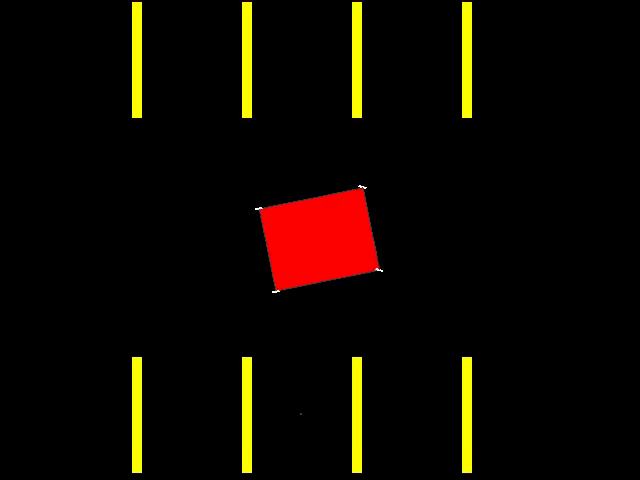
#> input picture frame 30 of run/openaigym.video.0.18772.video000000.mp4, 640 x 480 px, given in place of the camera
$ python opencv.py
#> lines starting #> are read from the running program, lines starting #| are printed output that depends on the picture; after the words box and inside, x2 and y2 are one past the last pixel; in counts of white or black regions, pixels touching at a corner belong together
#> further down, frame is the input picture: shape (480, 640, 3); mean B, G, R 0.2, 7.8, 14.9
#> (key q is pressed here)
#| (480, 640, 3)
# 480 640 3
import random

import matplotlib.pyplot as plt
import matplotlib
import numpy as np
from PIL import Image
from numpy.core.numeric import outer
from scipy.spatial import distance as dist
from imutils import perspective
from imutils import contours
import numpy as np
import argparse
import imutils
import cv2
import os

def preProcessing(input: np.ndarray):
    gray = cv2.cvtColor(input, cv2.COLOR_BGR2GRAY)
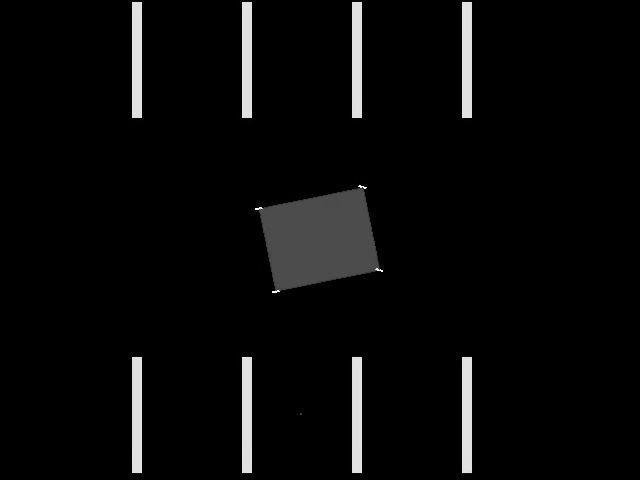
#> gray: shape (480, 640); min 0, max 255, mean 9.1
    gray = cv2.GaussianBlur(gray, (7, 7), 0)
    # perform edge detection, then perform a dilation + erosion to
    # close gaps in between object edges
    edged = cv2.Canny(gray, 50, 100)
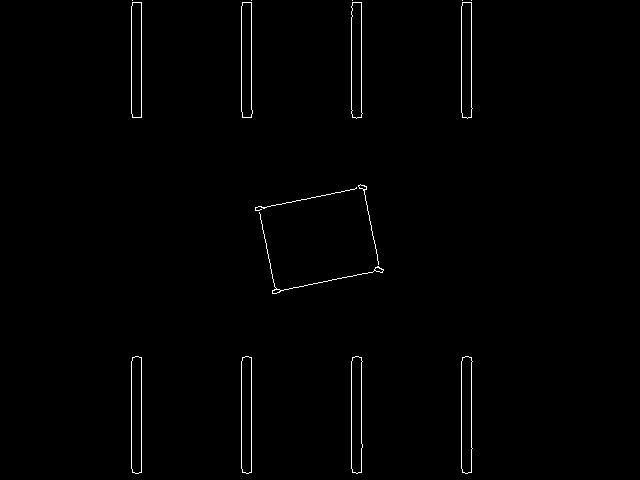
#> edged: shape (480, 640); 0.79% white in thin lines or dots, all inside (x1, y1, x2, y2) = (131, 0, 473, 474)
    edged = cv2.dilate(edged, None, iterations=1)
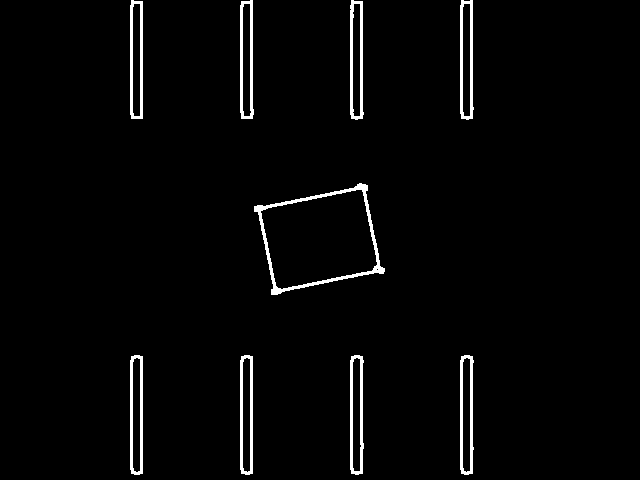
#> edged: shape (480, 640); 2.4% white; 9 white regions, largest, box (x1, y1, x2, y2) and area: (254, 183, 385, 295) 1431, (350, 0, 364, 120) 768, (350, 355, 364, 475) 763
    edged = cv2.erode(edged, None, iterations=1)
    # find contours in the edge map
    cnts = cv2.findContours(gray.copy(), cv2.RETR_EXTERNAL, cv2.CHAIN_APPROX_SIMPLE)
#> cnts = 11 contours, 1 with area under 20; largest, box (x1, y1, x2, y2) and area: (252, 178, 387, 298) 10642, (459, 352, 476, 480) 1905, (349, 350, 365, 480) 1863, (459, 0, 479, 123) 1862, (236, 0, 255, 124) 1862
    cnts = imutils.grab_contours(cnts)
    output = Image.fromarray(edged)

    cv2.imshow("preprocessed",edged)
    print("Number of contours: ", str(len(cnts)))
#| Number of contours:  11
    cv2.drawContours(input, cnts, 0, (0,255,0), 1)
#> input: shape (480, 640, 3); 0.01% of pixels changed, all inside (x1, y1, x2, y2) = (297, 410, 305, 418)
    cv2.imshow("contours",input)
    cv2.waitKey(0)
    cv2.destroyAllWindows()

    path = "D:\\University\\Graduation Project\\documentation\\figures\\parkings"
    fullpath = os.path.join(path, 'preprocessed2' + '.' + '.png')
    output.save(fullpath)


# define a video capture object
vid = cv2.VideoCapture(1)

while(True):

    # Capture the video frame
    # by frame
    ret, frame = vid.read()

    # Display the resulting frame
    cv2.imshow('frame', frame)

    # the 'q' button is set as the
    # quitting button you may use any
    # desired button of your choice
    if cv2.waitKey(1) & 0xFF == ord('q'):
        print(np.shape(frame))
        break

# After the loop release the cap object
vid.release()
# Destroy all the windows
cv2.destroyAllWindows()

preProcessing(frame)

$ run again, starting later in the video
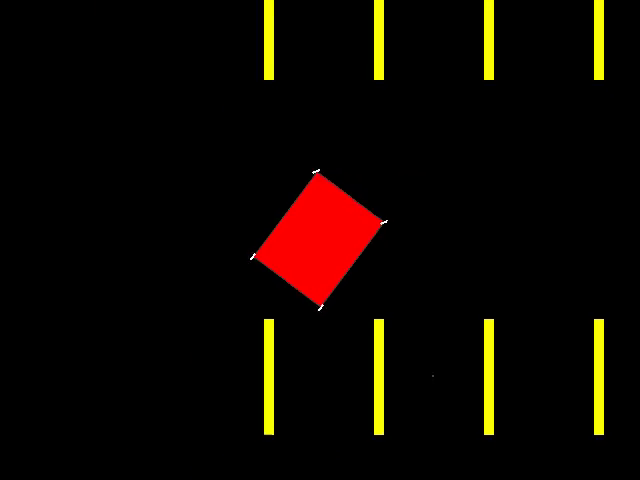
#> input picture frame 135 of run/openaigym.video.0.18772.video000000.mp4, 640 x 480 px, given in place of the camera
#> frame is the input picture: shape (480, 640, 3); mean B, G, R 0.3, 6.6, 13.8
#| (480, 640, 3)
#> in preProcessing, `edged = cv2.Canny(gray, 50, 100)`:
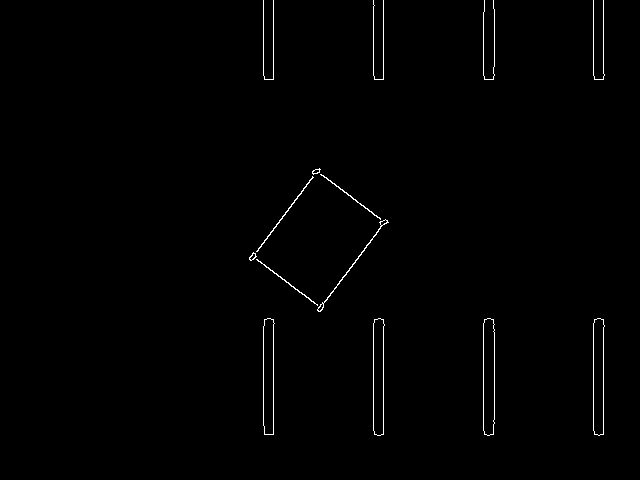
#> edged: shape (480, 640); 0.73% white in thin lines or dots, all inside (x1, y1, x2, y2) = (249, 0, 605, 436)
#> in preProcessing, `edged = cv2.dilate(edged, None, iterations=1)`:
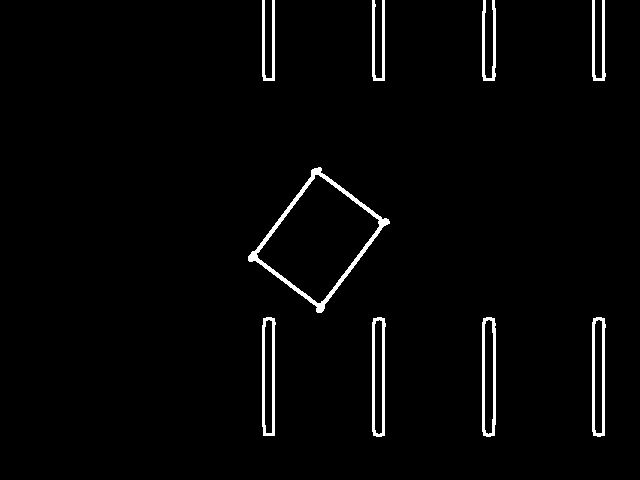
#> edged: shape (480, 640); 2.2% white; 9 white regions, largest, box (x1, y1, x2, y2) and area: (248, 167, 390, 313) 1741, (482, 317, 496, 437) 770, (372, 317, 386, 437) 760
#> cnts = 14 contours, 3 with area under 20; largest, box (x1, y1, x2, y2) and area: (246, 166, 391, 316) 10986, (258, 316, 280, 441) 2488, (368, 315, 387, 441) 2167, (590, 315, 608, 442) 1982, (480, 315, 498, 441) 1960
#| Number of contours:  14
#> input: shape (480, 640, 3); 0.01% of pixels changed, all inside (x1, y1, x2, y2) = (429, 371, 437, 383)

$ run again, starting later in the video
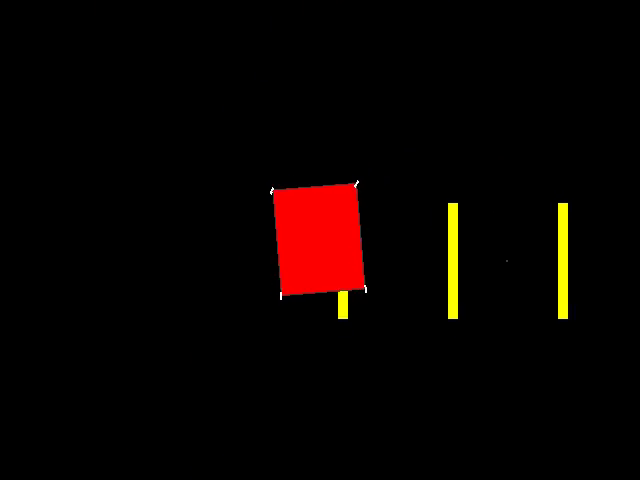
#> input picture frame 240 of run/openaigym.video.0.18772.video000000.mp4, 640 x 480 px, given in place of the camera
#> frame is the input picture: shape (480, 640, 3); mean B, G, R 0.2, 2.3, 9.4
#| (480, 640, 3)
#> in preProcessing, `edged = cv2.Canny(gray, 50, 100)`:
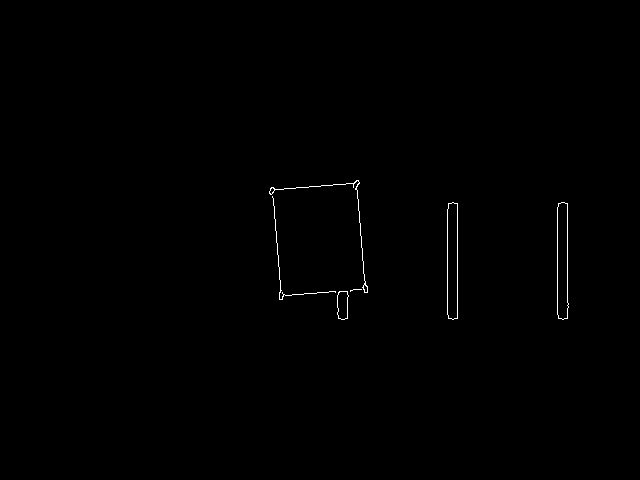
#> edged: shape (480, 640); 0.32% white in thin lines or dots, all inside (x1, y1, x2, y2) = (269, 180, 569, 320)
#> in preProcessing, `edged = cv2.dilate(edged, None, iterations=1)`:
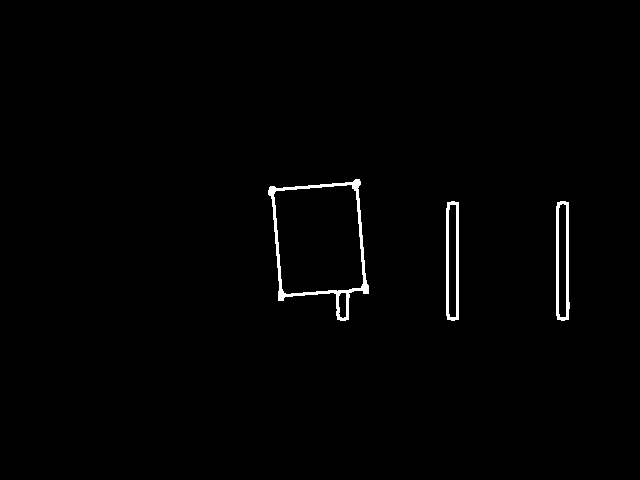
#> edged: shape (480, 640); 1% white; 3 white regions, box (x1, y1, x2, y2) and area: (268, 179, 369, 321) 1568, (556, 201, 570, 321) 763, (446, 201, 459, 321) 756
#> cnts = 5 contours, 1 with area under 20; largest, box (x1, y1, x2, y2) and area: (267, 177, 370, 323) 10988, (550, 199, 577, 323) 1948, (445, 199, 462, 323) 1844, (503, 257, 511, 265) 41
#| Number of contours:  5
#> input: shape (480, 640, 3); 0.01% of pixels changed, all inside (x1, y1, x2, y2) = (503, 257, 511, 265)
